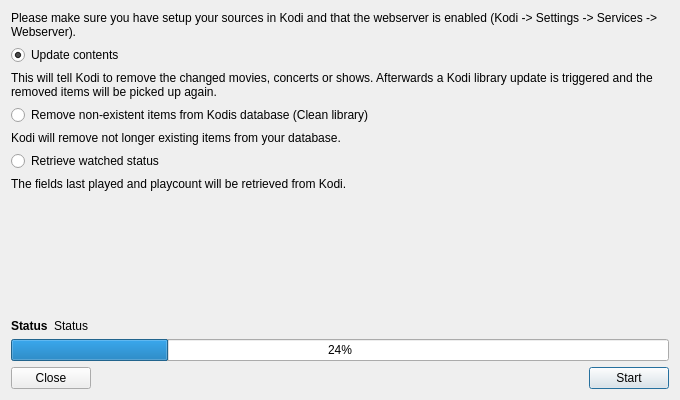
<?xml version="1.0" encoding="UTF-8"?>
<ui version="4.0">
 <class>KodiSync</class>
 <widget class="QDialog" name="KodiSync">
  <property name="windowModality">
   <enum>Qt::WindowModal</enum>
  </property>
  <property name="geometry">
   <rect>
    <x>0</x>
    <y>0</y>
    <width>680</width>
    <height>400</height>
   </rect>
  </property>
  <property name="windowTitle">
   <string>Kodi Synchronization</string>
  </property>
  <property name="modal">
   <bool>true</bool>
  </property>
  <layout class="QVBoxLayout" name="verticalLayout">
   <item>
    <widget class="QLabel" name="label_5">
     <property name="text">
      <string>Please make sure you have setup your sources in Kodi and that the webserver is enabled (Kodi -&gt; Settings -&gt; Services -&gt; Webserver).</string>
     </property>
     <property name="wordWrap">
      <bool>true</bool>
     </property>
    </widget>
   </item>
   <item>
    <widget class="QRadioButton" name="radioUpdateContents">
     <property name="text">
      <string>Update contents</string>
     </property>
     <property name="checked">
      <bool>true</bool>
     </property>
    </widget>
   </item>
   <item>
    <widget class="QLabel" name="labelContents">
     <property name="text">
      <string>This will tell Kodi to remove the changed movies, concerts or shows. Afterwards a Kodi library update is triggered and the removed items will be picked up again.</string>
     </property>
     <property name="wordWrap">
      <bool>true</bool>
     </property>
    </widget>
   </item>
   <item>
    <widget class="QRadioButton" name="radioClean">
     <property name="text">
      <string>Remove non-existent items from Kodis database (Clean library)</string>
     </property>
    </widget>
   </item>
   <item>
    <widget class="QLabel" name="labelClean">
     <property name="text">
      <string>Kodi will remove not longer existing items from your database.</string>
     </property>
    </widget>
   </item>
   <item>
    <widget class="QRadioButton" name="radioGetWatched">
     <property name="text">
      <string>Retrieve watched status</string>
     </property>
    </widget>
   </item>
   <item>
    <widget class="QLabel" name="labelWatched">
     <property name="text">
      <string>The fields last played and playcount will be retrieved from Kodi.</string>
     </property>
     <property name="wordWrap">
      <bool>true</bool>
     </property>
    </widget>
   </item>
   <item>
    <spacer name="verticalSpacer">
     <property name="orientation">
      <enum>Qt::Vertical</enum>
     </property>
     <property name="sizeHint" stdset="0">
      <size>
       <width>20</width>
       <height>40</height>
      </size>
     </property>
    </spacer>
   </item>
   <item>
    <layout class="QHBoxLayout" name="horizontalLayout_2" stretch="0,1">
     <item>
      <widget class="QLabel" name="label_4">
       <property name="font">
        <font>
         <bold>true</bold>
        </font>
       </property>
       <property name="text">
        <string>Status</string>
       </property>
      </widget>
     </item>
     <item>
      <widget class="QLabel" name="status">
       <property name="text">
        <string>Status</string>
       </property>
      </widget>
     </item>
    </layout>
   </item>
   <item>
    <widget class="QProgressBar" name="progressBar">
     <property name="value">
      <number>24</number>
     </property>
    </widget>
   </item>
   <item>
    <layout class="QHBoxLayout" name="horizontalLayout">
     <item>
      <widget class="QPushButton" name="buttonClose">
       <property name="text">
        <string>Close</string>
       </property>
       <property name="autoDefault">
        <bool>false</bool>
       </property>
      </widget>
     </item>
     <item>
      <spacer name="horizontalSpacer">
       <property name="orientation">
        <enum>Qt::Horizontal</enum>
       </property>
       <property name="sizeHint" stdset="0">
        <size>
         <width>40</width>
         <height>20</height>
        </size>
       </property>
      </spacer>
     </item>
     <item>
      <widget class="QPushButton" name="buttonSync">
       <property name="text">
        <string>Start</string>
       </property>
      </widget>
     </item>
    </layout>
   </item>
  </layout>
 </widget>
 <resources/>
 <connections/>
</ui>
